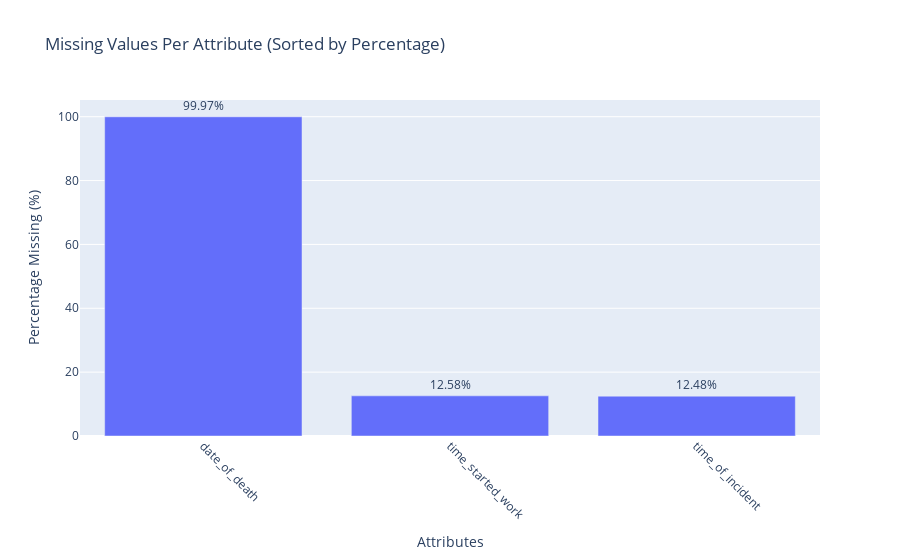
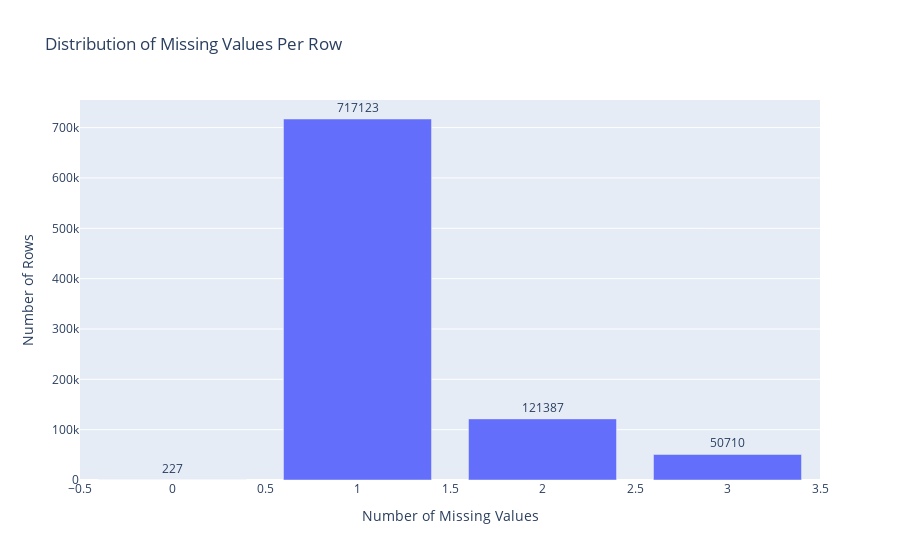

Notebook cell for these charts, in order:
### Code cell
analyze_and_plot_missing_values(df_preproc)

### Figure 1 — Plotly figure (JSON) as saved in the notebook; plotly's stock layout.template omitted (floating-point values rounded to 4 significant figures)
{"data": [{"alignmentgroup": "True", "hovertemplate": "Attribute=%{x}<br>Percentage_Missing=%{text}<extra></extra>", "legendgroup": "", "marker": {"color": "#636efa", "pattern": {"shape": ""}}, "name": "", "offsetgroup": "", "orientation": "v", "showlegend": false, "text": [99.97, 12.58, 12.48], "textposition": "outside", "texttemplate": "%{text:.2f}%", "type": "bar", "x": ["date_of_death", "time_started_work", "time_of_incident"], "xaxis": "x", "y": [99.97, 12.58, 12.48], "yaxis": "y"}], "layout": {"barmode": "relative", "legend": {"tracegroupgap": 0}, "showlegend": false, "title": {"text": "Missing Values Per Attribute (Sorted by Percentage)"}, "uniformtext": {"minsize": 8, "mode": "hide"}, "xaxis": {"anchor": "y", "domain": [0, 1], "tickangle": 45, "title": {"text": "Attributes"}}, "yaxis": {"anchor": "x", "domain": [0, 1], "title": {"text": "Percentage Missing (%)"}}}}

### Figure 2 — Plotly figure (JSON) as saved in the notebook; plotly's stock layout.template omitted (floating-point values rounded to 4 significant figures)
{"data": [{"alignmentgroup": "True", "hovertemplate": "Number of Missing Values=%{x}<br>Number of Rows=%{text}<extra></extra>", "legendgroup": "", "marker": {"color": "#636efa", "pattern": {"shape": ""}}, "name": "", "offsetgroup": "", "orientation": "v", "showlegend": false, "text": [227, 717123, 121387, 50710], "textposition": "outside", "texttemplate": "%{text}", "type": "bar", "x": [0, 1, 2, 3], "xaxis": "x", "y": [227, 717123, 121387, 50710], "yaxis": "y"}], "layout": {"barmode": "relative", "legend": {"tracegroupgap": 0}, "showlegend": false, "title": {"text": "Distribution of Missing Values Per Row"}, "uniformtext": {"minsize": 8, "mode": "hide"}, "xaxis": {"anchor": "y", "domain": [0, 1], "title": {"text": "Number of Missing Values"}}, "yaxis": {"anchor": "x", "domain": [0, 1], "title": {"text": "Number of Rows"}}}}
